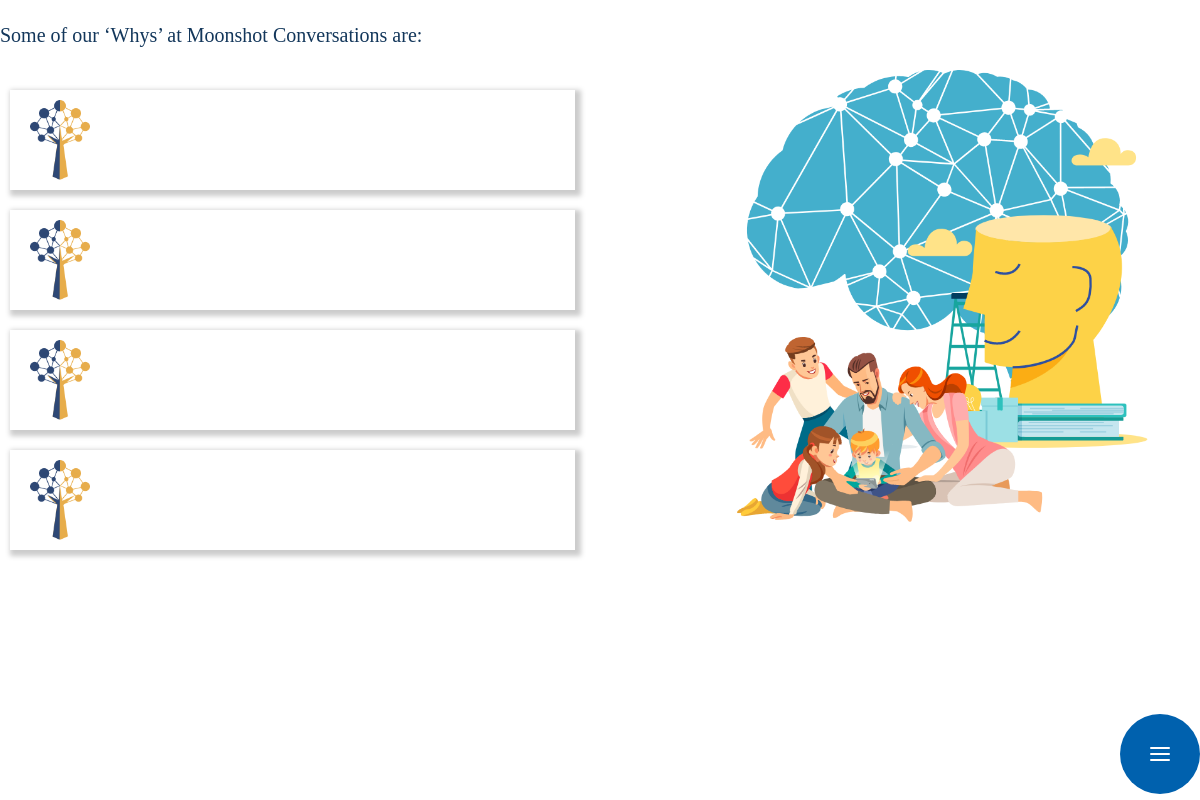
/index.php/topics/topic_2, run on an earlier commit of the app's database.
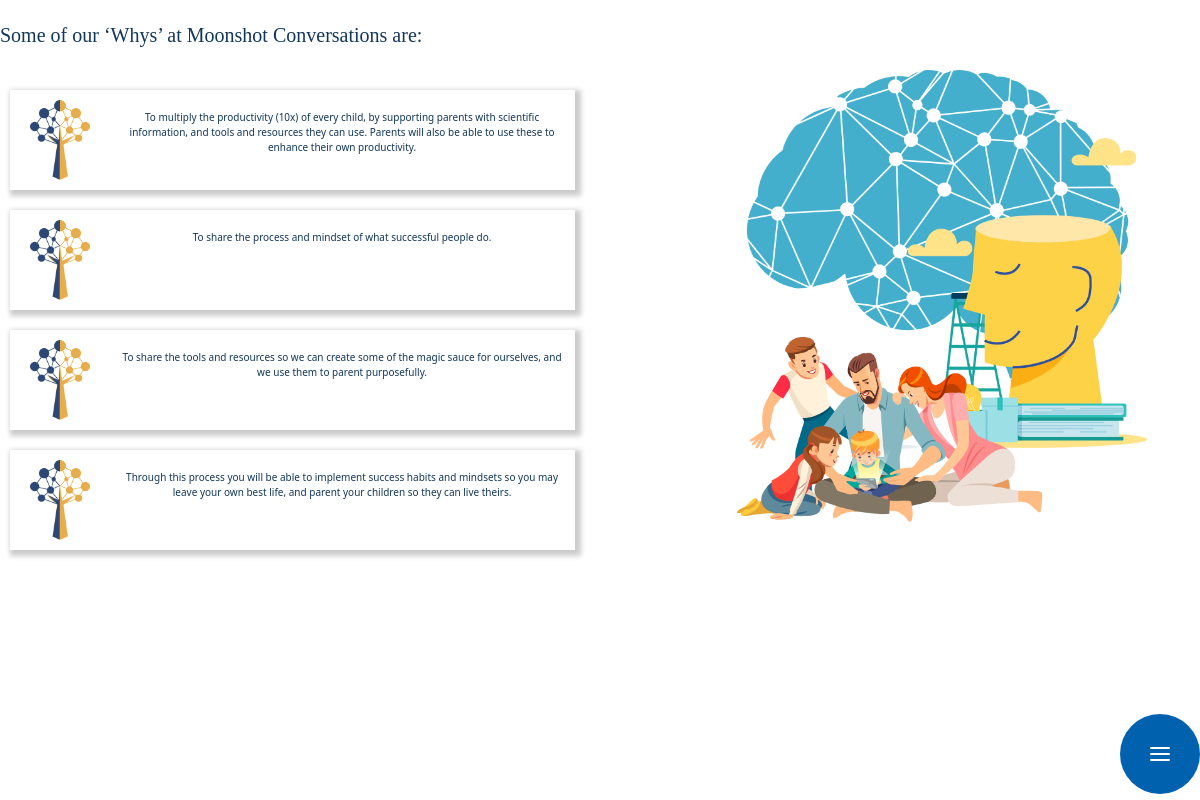
And on a later commit of the database.
### tables this page shows
CREATE TABLE `moonshot_conversations` (
  `id` int(11) NOT NULL,
  `title_1` text NOT NULL,
  `title_2` text NOT NULL,
  `title_3` text NOT NULL,
  `title_4` text NOT NULL,
  `created_date` timestamp NOT NULL DEFAULT current_timestamp()
);

### application/controllers/Topics.php (called while the page is built, shortened)
<?php
class Topics extends CI_Controller {
public function __construct()
    {
        $this->load->model("Home_model");
    }
	public function topic_2()
	{
	    $data['edit'] =	$this->Home_model->get_why();
		$this->load->view('front/topic_2',$data);
	}
}

### index.php (called while the page is built, shortened)
<?php
require_once BASEPATH.'core/CodeIgniter.php';

### application/models/Home_model.php (called while the page is built, shortened)
<?php
class Home_model extends CI_Model
{
      public function get_why()
    {
        $this->db->select("*");
        $this->db->from('moonshot_conversations');
        $query = $this->db->get();
        return $query->row();
    }
}
?>

### application/views/front/topic_2.php (the view, shortened to what this page needs)
<?php include("includes/header.php"); ?>
  <body>
    <div class="">
      <div class="row">
        <div class="col-lg-10 col-md-10 moon family_top_text why_top" >
          Some of our ‘Whys’ at Moonshot Conversations are:
        </div>
        <div class="col-lg-2 col-md-2 rigt_se" align="right">
        </div>
      </div>
      <div class="row mt-20" >
        <div class="col-lg-6 col-md-6 col-sm-6">
          <div class="box_bg">
            <div class="row">
              <div class="col-lg-2 col-md-2 col-sm-2 padding_error" >
                <img src="<?php echo base_url() ?>frontassets/images/background/tree.png" alt="" class="tree tree_inline" >
              </div>
              <div class="col-lg-10 col-md-10 col-sm-10 padding_error productivity_top_mar mt-10" align="center" >
                <p class="productivity"><?php echo $edit->title_1 ?></p>
              </div>
            </div>
          </div>
          <div class="box_bg">
            <div class="row">
              <div class="col-lg-2 col-md-2 col-sm-2 padding_error">
                <img src="<?php echo base_url() ?>frontassets/images/background/tree.png" alt="" class="tree tree_inline" >
              </div>
              <div class="col-lg-10 col-md-10 col-sm-10 padding_error mt-10" align="center" >
                <p class="productivity"><?php echo $edit->title_2 ?></p>
              </div>
            </div>
          </div>
          <div class="box_bg">
            <div class="row">
              <div class="col-lg-2 col-md-2 col-sm-2 padding_error">
                <img src="<?php echo base_url() ?>frontassets/images/background/tree.png" alt="" class="tree tree_inline" >
              </div>
              <div class="col-lg-10 col-md-10 col-sm-10 padding_error mt-10" align="center" >
                <p class="productivity"><?php echo $edit->title_3 ?></p>
              </div>
            </div>
          </div>
          <div class="box_bg">
            <div class="row">
              <div class="col-lg-2 col-md-2 col-sm-2 padding_error">
                <img src="<?php echo base_url() ?>frontassets/images/background/tree.png" alt="" class="tree tree_inline" >
              </div>
              <div class="col-lg-10 col-md-10 col-sm-10 padding_error mt-10" align="center" >
                <p class="productivity"><?php  echo $edit->title_4 ?></p>
              </div>
            </div>
          </div>
        </div>
        <div class="col-lg-6 col-md-6 col-sm-6 col-xs-6">
          <div class="right_side_family">
            <img src="<?php echo base_url() ?>frontassets/images/background/family.png" alt="" class="family_bg img-responsive">
          </div>
        </div>
      </div>
    </div>
<div class="widget">
  <button class="" id="chatme">
    <svg xmlns="http://www.w3.org/2000/svg" width="32" height="32" fill="currentColor" class="chat" viewBox="0 0 16 16">
      <i  data-feather="menu" class="icons_btm_all add_c"></i>
    </svg></button>
</div>
  <?php include "includes/footer.php"; ?>

### application/views/front/includes/header.php (shortened to what this page needs)
<!doctype html>
<html lang="en">
<head>
    <link rel="stylesheet" href="<?php echo base_url() ?>frontassets/bootstrap/css/bootstrap.css">
	<link href="<?php echo base_url() ?>frontassets/css/style.css" rel="stylesheet" type="text/css">
	<link rel="stylesheet" href="<?php echo base_url() ?>frontassets/css/responsive.css">
	<link href="<?php echo base_url() ?>frontassets/fonts/css/all.css" rel="stylesheet" type="text/css">
   <link href="https://unpkg.com/aos@2.3.1/dist/aos.css" rel="stylesheet">
   <link
   rel="stylesheet"
   href="https://cdnjs.cloudflare.com/ajax/libs/animate.css/4.1.1/animate.min.css">
	<link rel="stylesheet" href="https://maxcdn.bootstrapcdn.com/bootstrap/4.5.2/css/bootstrap.min.css">
  </head>

### application/views/front/includes/footer.php (shortened to what this page needs)
  </body>
</html>
  </body>
</html>

### frontassets/css/style.css (style rules this page uses)
* { margin: 0px; padding: 0px; }
.widget { position: fixed; right: 0; bottom: 0; transition: 0.6s; }
#chatme { background-color: #0061AE; color: white; border: none; position: relative; width: 80px; height: 80px; border-radius: 100%; transition: 0.4s; box-shadow: 0 0 0 0 #0061AE; -webkit-animation: pulse 1.25s infinite cubic-bezier(0.66, 0, 0, 1); -moz-animation: pulse 1.25s infinite cubic-bezier(0.66, 0, 0, 1); -ms-animation: pulse 1.25s infinite cubic-bezier(0.66, 0, 0, 1); animation: pulse 1.25s infinite cubic-bezier(0.66, 0, 0, 1); z-index: 999; }
#chatme svg, .socials > div svg { position: absolute; top: 0; bottom: 0; left: 0; right: 0; margin: auto; fill: white; }
#chatme .chat { opacity: 1; transition: 0.3s; }
body, html { height: 100%; margin: 0; }
.row { margin-left: 0px; margin-right: 0px; }
.padding_error { padding-left: 0px; padding-right: 0px; }
.moon { color: white; font-size: 14px; }
.mt-20 { margin-top: 20px; }
.tree_inline { height:100px; width:90px; }
.mt-10 { margin-top: 10px; }
.why_top { margin-top: 20px; }
.family_top_text { color: #13375B; font-family: Segoe UI semibold!important; font-size: 20px; }
.box_bg { height: 100px; background-color: white; -moz-box-shadow: 3px 3px 5px 6px #ccc; -webkit-box-shadow: 3px 3px 5px 6px #ccc; box-shadow: 3px 3px 5px 3px #ccc; margin: 20px 10px; }
.tree { width: 110px; height: 120px; padding: 20px; margin-top: -10px; }
.productivity { font-family: segoe UI; font-size: 13px; color: #13375B; padding: 10px; }
.right_side_family { width: 100%; height: 500px; padding-left: 70px; }
.family_bg { width: 100%; height: 100%; object-fit: contain; }

### frontassets/css/responsive.css (style rules this page uses)
@media only screen and (min-device-width : 769px) and (max-device-width : 1024px) { .box_bg { height: 100px; } }
@media only screen and (min-device-width : 769px) and (max-device-width : 1024px) { .productivity { font-size: 10px; } }
@media only screen and (min-device-width : 769px) and (max-device-width : 1024px) { .tree { width: 100px; height: 120px; margin-top: -10px; } }
@media only screen and (min-device-width : 769px) and (max-device-width : 1024px) { .right_side_family { width: 100%; height: 100%; padding-left: 70px; } }
@media only screen and (min-device-width : 769px) and (max-device-width : 1024px) { .family_bg { width: 100%; height: 80%; object-fit: contain; } }

What changed in the data, as far as the page shows it:
added moonshot_conversations: title_1 "To multiply the productivity (10x) of every child, by supporting parents with scientific information, and tools and resources they can use. Parents will also be able to use these to enhance their own productivity.", title_2 "To share the process and mindset of what successful people do.", title_3 "To share the tools and resources so we can create some of the magic sauce for ourselves, and we use them to parent purposefully.", title_4 "Through this process you will be able to implement success habits and mindsets so you may leave your own best life, and parent your children so they can live theirs."
